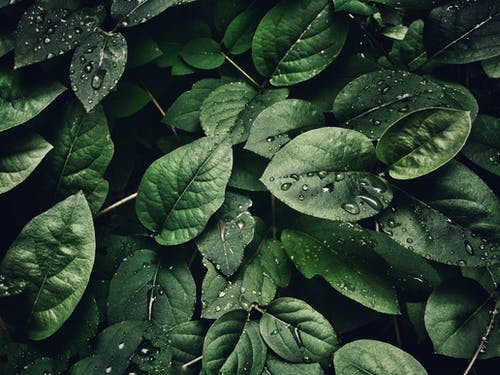
#> input picture Images/Leaves.jpeg, 500 x 375 px
$ python advanced-topic-masking.py
#> lines starting #> are read from the running program, lines starting #| are printed output that depends on the picture; after the words box and inside, x2 and y2 are one past the last pixel; in counts of white or black regions, pixels touching at a corner belong together
import cv2 as cv
import numpy as np

img = cv.imread("Images/Leaves.jpeg")
#> img is the input picture: shape (375, 500, 3); mean B, G, R 48.7, 64.1, 44.8
cv.imshow("Img", img)

# The mask must be the same size as image!
blank = np.zeros(img.shape[:2], dtype="uint8")
cv.imshow("Blank", blank)

circle = cv.circle(
    blank.copy(), (img.shape[1] // 2 + 93, img.shape[0] // 2), 100, 255, thickness=-1)

rectangle = cv.rectangle(blank.copy(), (30, 30), (370, 370), 255, thickness=-1)

weird_shape = cv.bitwise_and(circle, rectangle)
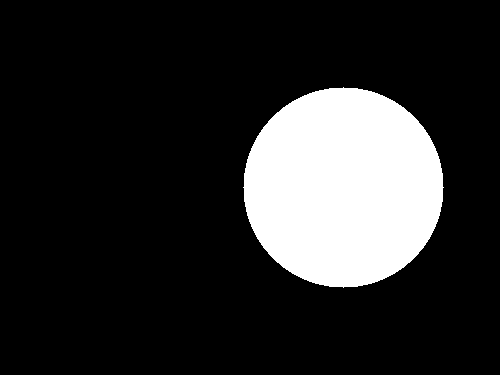
#> circle: shape (375, 500); 16.8% white; 1 white region, box (x1, y1, x2, y2) and area: (243, 87, 444, 288) 31417
cv.imshow("Weird Shape", weird_shape)
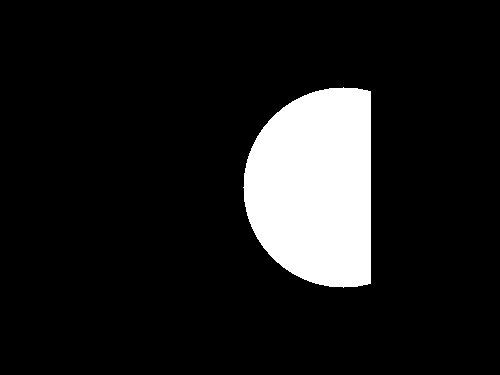
#> window 'Weird Shape': shape (375, 500); 11.3% white; 1 white region, box (x1, y1, x2, y2) and area: (243, 87, 371, 288) 21134

masked = cv.bitwise_and(img, img, mask=weird_shape)
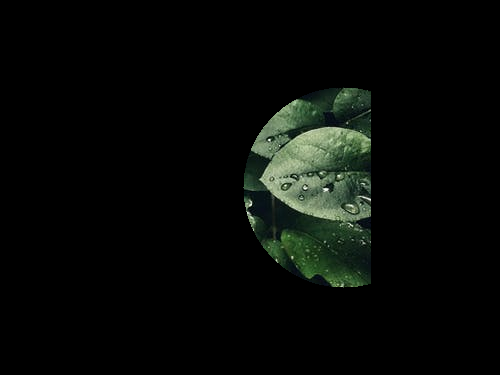
#> masked: shape (375, 500, 3); mean B, G, R 7.1, 9.8, 7.2
cv.imshow("Masked Image with Weird Shape", masked)

cv.waitKey(0)
